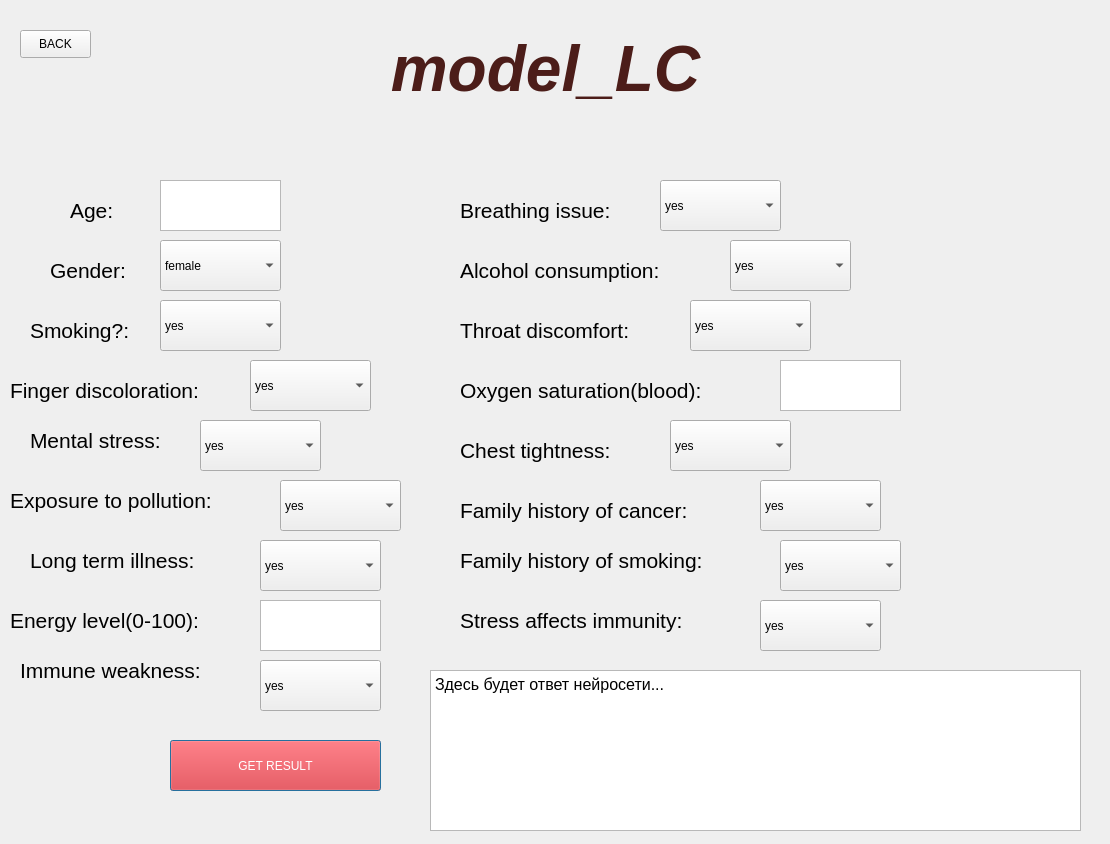
<?xml version="1.0" encoding="UTF-8"?>
<ui version="4.0">
 <class>Dialog1</class>
 <widget class="QDialog" name="Dialog1">
  <property name="geometry">
   <rect>
    <x>0</x>
    <y>0</y>
    <width>1110</width>
    <height>844</height>
   </rect>
  </property>
  <property name="windowTitle">
   <string>Dialog</string>
  </property>
  <widget class="QLabel" name="label">
   <property name="geometry">
    <rect>
     <x>310</x>
     <y>20</y>
     <width>471</width>
     <height>101</height>
    </rect>
   </property>
   <property name="styleSheet">
    <string notr="true">font: 22pt &quot;Nirmala Text Semilight&quot;;</string>
   </property>
   <property name="text">
    <string>&lt;html&gt;&lt;head/&gt;&lt;body&gt;&lt;p align=&quot;center&quot;&gt;&lt;span style=&quot; font-size:48pt; font-weight:600; font-style:italic; color:#4c1d19;&quot;&gt;model_LC&lt;/span&gt;&lt;/p&gt;&lt;/body&gt;&lt;/html&gt;</string>
   </property>
  </widget>
  <widget class="QComboBox" name="gender_box">
   <property name="geometry">
    <rect>
     <x>160</x>
     <y>240</y>
     <width>121</width>
     <height>51</height>
    </rect>
   </property>
   <property name="styleSheet">
    <string notr="true">font: 18pt &quot;Nirmala Text Semilight&quot;;</string>
   </property>
   <property name="currentText">
    <string>female</string>
   </property>
   <item>
    <property name="text">
     <string>female</string>
    </property>
   </item>
   <item>
    <property name="text">
     <string>male</string>
    </property>
   </item>
  </widget>
  <widget class="QLabel" name="label_2">
   <property name="geometry">
    <rect>
     <x>70</x>
     <y>180</y>
     <width>91</width>
     <height>61</height>
    </rect>
   </property>
   <property name="text">
    <string>&lt;html&gt;&lt;head/&gt;&lt;body&gt;&lt;p&gt;&lt;span style=&quot; font-size:16pt;&quot;&gt;Age:&lt;/span&gt;&lt;/p&gt;&lt;/body&gt;&lt;/html&gt;</string>
   </property>
  </widget>
  <widget class="QPlainTextEdit" name="TB_age">
   <property name="geometry">
    <rect>
     <x>160</x>
     <y>180</y>
     <width>121</width>
     <height>51</height>
    </rect>
   </property>
   <property name="styleSheet">
    <string notr="true">font: 18pt &quot;Nirmala Text Semilight&quot;;</string>
   </property>
   <property name="plainText">
    <string/>
   </property>
  </widget>
  <widget class="QLabel" name="label_3">
   <property name="geometry">
    <rect>
     <x>50</x>
     <y>240</y>
     <width>101</width>
     <height>61</height>
    </rect>
   </property>
   <property name="text">
    <string>&lt;html&gt;&lt;head/&gt;&lt;body&gt;&lt;p&gt;&lt;span style=&quot; font-size:16pt;&quot;&gt;Gender:&lt;/span&gt;&lt;/p&gt;&lt;/body&gt;&lt;/html&gt;</string>
   </property>
  </widget>
  <widget class="QComboBox" name="smoking_box">
   <property name="geometry">
    <rect>
     <x>160</x>
     <y>300</y>
     <width>121</width>
     <height>51</height>
    </rect>
   </property>
   <property name="styleSheet">
    <string notr="true">font: 18pt &quot;Nirmala Text Semilight&quot;;</string>
   </property>
   <property name="currentText">
    <string>yes</string>
   </property>
   <item>
    <property name="text">
     <string>yes</string>
    </property>
   </item>
   <item>
    <property name="text">
     <string>no</string>
    </property>
   </item>
  </widget>
  <widget class="QLabel" name="label_4">
   <property name="geometry">
    <rect>
     <x>30</x>
     <y>300</y>
     <width>141</width>
     <height>61</height>
    </rect>
   </property>
   <property name="text">
    <string>&lt;html&gt;&lt;head/&gt;&lt;body&gt;&lt;p&gt;&lt;span style=&quot; font-size:16pt;&quot;&gt;Smoking?:&lt;/span&gt;&lt;/p&gt;&lt;/body&gt;&lt;/html&gt;</string>
   </property>
  </widget>
  <widget class="QLabel" name="label_5">
   <property name="geometry">
    <rect>
     <x>10</x>
     <y>360</y>
     <width>251</width>
     <height>61</height>
    </rect>
   </property>
   <property name="text">
    <string>&lt;html&gt;&lt;head/&gt;&lt;body&gt;&lt;p&gt;&lt;span style=&quot; font-size:16pt;&quot;&gt;Finger discoloration:&lt;/span&gt;&lt;/p&gt;&lt;/body&gt;&lt;/html&gt;</string>
   </property>
  </widget>
  <widget class="QComboBox" name="finger_box">
   <property name="geometry">
    <rect>
     <x>250</x>
     <y>360</y>
     <width>121</width>
     <height>51</height>
    </rect>
   </property>
   <property name="styleSheet">
    <string notr="true">font: 18pt &quot;Nirmala Text Semilight&quot;;</string>
   </property>
   <property name="currentText">
    <string>yes</string>
   </property>
   <item>
    <property name="text">
     <string>yes</string>
    </property>
   </item>
   <item>
    <property name="text">
     <string>no</string>
    </property>
   </item>
  </widget>
  <widget class="QLabel" name="label_6">
   <property name="geometry">
    <rect>
     <x>30</x>
     <y>410</y>
     <width>171</width>
     <height>61</height>
    </rect>
   </property>
   <property name="text">
    <string>&lt;html&gt;&lt;head/&gt;&lt;body&gt;&lt;p&gt;&lt;span style=&quot; font-size:16pt;&quot;&gt;Mental stress:&lt;/span&gt;&lt;/p&gt;&lt;/body&gt;&lt;/html&gt;</string>
   </property>
  </widget>
  <widget class="QComboBox" name="mental_box">
   <property name="geometry">
    <rect>
     <x>200</x>
     <y>420</y>
     <width>121</width>
     <height>51</height>
    </rect>
   </property>
   <property name="styleSheet">
    <string notr="true">font: 18pt &quot;Nirmala Text Semilight&quot;;</string>
   </property>
   <property name="currentText">
    <string>yes</string>
   </property>
   <item>
    <property name="text">
     <string>yes</string>
    </property>
   </item>
   <item>
    <property name="text">
     <string>no</string>
    </property>
   </item>
  </widget>
  <widget class="QLabel" name="label_7">
   <property name="geometry">
    <rect>
     <x>10</x>
     <y>470</y>
     <width>271</width>
     <height>61</height>
    </rect>
   </property>
   <property name="text">
    <string>&lt;html&gt;&lt;head/&gt;&lt;body&gt;&lt;p&gt;&lt;span style=&quot; font-size:16pt;&quot;&gt;Exposure to pollution:&lt;/span&gt;&lt;/p&gt;&lt;/body&gt;&lt;/html&gt;</string>
   </property>
  </widget>
  <widget class="QComboBox" name="pollution_box">
   <property name="geometry">
    <rect>
     <x>280</x>
     <y>480</y>
     <width>121</width>
     <height>51</height>
    </rect>
   </property>
   <property name="styleSheet">
    <string notr="true">font: 18pt &quot;Nirmala Text Semilight&quot;;</string>
   </property>
   <property name="currentText">
    <string>yes</string>
   </property>
   <item>
    <property name="text">
     <string>yes</string>
    </property>
   </item>
   <item>
    <property name="text">
     <string>no</string>
    </property>
   </item>
  </widget>
  <widget class="QLabel" name="label_8">
   <property name="geometry">
    <rect>
     <x>30</x>
     <y>530</y>
     <width>221</width>
     <height>61</height>
    </rect>
   </property>
   <property name="text">
    <string>&lt;html&gt;&lt;head/&gt;&lt;body&gt;&lt;p&gt;&lt;span style=&quot; font-size:16pt;&quot;&gt;Long term illness:&lt;/span&gt;&lt;/p&gt;&lt;/body&gt;&lt;/html&gt;</string>
   </property>
  </widget>
  <widget class="QComboBox" name="ill_box">
   <property name="geometry">
    <rect>
     <x>260</x>
     <y>540</y>
     <width>121</width>
     <height>51</height>
    </rect>
   </property>
   <property name="styleSheet">
    <string notr="true">font: 18pt &quot;Nirmala Text Semilight&quot;;</string>
   </property>
   <property name="currentText">
    <string>yes</string>
   </property>
   <item>
    <property name="text">
     <string>yes</string>
    </property>
   </item>
   <item>
    <property name="text">
     <string>no</string>
    </property>
   </item>
  </widget>
  <widget class="QLabel" name="label_9">
   <property name="geometry">
    <rect>
     <x>10</x>
     <y>590</y>
     <width>251</width>
     <height>61</height>
    </rect>
   </property>
   <property name="text">
    <string>&lt;html&gt;&lt;head/&gt;&lt;body&gt;&lt;p&gt;&lt;span style=&quot; font-size:16pt;&quot;&gt;Energy level(0-100):&lt;/span&gt;&lt;/p&gt;&lt;/body&gt;&lt;/html&gt;</string>
   </property>
  </widget>
  <widget class="QPlainTextEdit" name="TB_energy">
   <property name="geometry">
    <rect>
     <x>260</x>
     <y>600</y>
     <width>121</width>
     <height>51</height>
    </rect>
   </property>
   <property name="styleSheet">
    <string notr="true">font: 18pt &quot;Nirmala Text Semilight&quot;;</string>
   </property>
   <property name="plainText">
    <string/>
   </property>
  </widget>
  <widget class="QLabel" name="label_10">
   <property name="geometry">
    <rect>
     <x>20</x>
     <y>640</y>
     <width>241</width>
     <height>61</height>
    </rect>
   </property>
   <property name="text">
    <string>&lt;html&gt;&lt;head/&gt;&lt;body&gt;&lt;p&gt;&lt;span style=&quot; font-size:16pt;&quot;&gt;Immune weakness:&lt;/span&gt;&lt;/p&gt;&lt;/body&gt;&lt;/html&gt;</string>
   </property>
  </widget>
  <widget class="QComboBox" name="immune_box">
   <property name="geometry">
    <rect>
     <x>260</x>
     <y>660</y>
     <width>121</width>
     <height>51</height>
    </rect>
   </property>
   <property name="styleSheet">
    <string notr="true">font: 18pt &quot;Nirmala Text Semilight&quot;;</string>
   </property>
   <property name="currentText">
    <string>yes</string>
   </property>
   <item>
    <property name="text">
     <string>yes</string>
    </property>
   </item>
   <item>
    <property name="text">
     <string>no</string>
    </property>
   </item>
  </widget>
  <widget class="QLabel" name="label_11">
   <property name="geometry">
    <rect>
     <x>460</x>
     <y>180</y>
     <width>201</width>
     <height>61</height>
    </rect>
   </property>
   <property name="text">
    <string>&lt;html&gt;&lt;head/&gt;&lt;body&gt;&lt;p&gt;&lt;span style=&quot; font-size:16pt;&quot;&gt;Breathing issue:&lt;/span&gt;&lt;/p&gt;&lt;/body&gt;&lt;/html&gt;</string>
   </property>
  </widget>
  <widget class="QComboBox" name="breath_box">
   <property name="geometry">
    <rect>
     <x>660</x>
     <y>180</y>
     <width>121</width>
     <height>51</height>
    </rect>
   </property>
   <property name="styleSheet">
    <string notr="true">font: 18pt &quot;Nirmala Text Semilight&quot;;</string>
   </property>
   <property name="currentText">
    <string>yes</string>
   </property>
   <item>
    <property name="text">
     <string>yes</string>
    </property>
   </item>
   <item>
    <property name="text">
     <string>no</string>
    </property>
   </item>
  </widget>
  <widget class="QLabel" name="label_12">
   <property name="geometry">
    <rect>
     <x>460</x>
     <y>240</y>
     <width>261</width>
     <height>61</height>
    </rect>
   </property>
   <property name="text">
    <string>&lt;html&gt;&lt;head/&gt;&lt;body&gt;&lt;p&gt;&lt;span style=&quot; font-size:16pt;&quot;&gt;Alcohol consumption:&lt;/span&gt;&lt;/p&gt;&lt;/body&gt;&lt;/html&gt;</string>
   </property>
  </widget>
  <widget class="QComboBox" name="alcohol_box">
   <property name="geometry">
    <rect>
     <x>730</x>
     <y>240</y>
     <width>121</width>
     <height>51</height>
    </rect>
   </property>
   <property name="styleSheet">
    <string notr="true">font: 18pt &quot;Nirmala Text Semilight&quot;;</string>
   </property>
   <property name="currentText">
    <string>yes</string>
   </property>
   <item>
    <property name="text">
     <string>yes</string>
    </property>
   </item>
   <item>
    <property name="text">
     <string>no</string>
    </property>
   </item>
  </widget>
  <widget class="QLabel" name="label_13">
   <property name="geometry">
    <rect>
     <x>460</x>
     <y>300</y>
     <width>231</width>
     <height>61</height>
    </rect>
   </property>
   <property name="text">
    <string>&lt;html&gt;&lt;head/&gt;&lt;body&gt;&lt;p&gt;&lt;span style=&quot; font-size:16pt;&quot;&gt;Throat discomfort:&lt;/span&gt;&lt;/p&gt;&lt;/body&gt;&lt;/html&gt;</string>
   </property>
  </widget>
  <widget class="QComboBox" name="throat_box">
   <property name="geometry">
    <rect>
     <x>690</x>
     <y>300</y>
     <width>121</width>
     <height>51</height>
    </rect>
   </property>
   <property name="styleSheet">
    <string notr="true">font: 18pt &quot;Nirmala Text Semilight&quot;;</string>
   </property>
   <property name="currentText">
    <string>yes</string>
   </property>
   <item>
    <property name="text">
     <string>yes</string>
    </property>
   </item>
   <item>
    <property name="text">
     <string>no</string>
    </property>
   </item>
  </widget>
  <widget class="QLabel" name="label_14">
   <property name="geometry">
    <rect>
     <x>460</x>
     <y>360</y>
     <width>321</width>
     <height>61</height>
    </rect>
   </property>
   <property name="text">
    <string>&lt;html&gt;&lt;head/&gt;&lt;body&gt;&lt;p&gt;&lt;span style=&quot; font-size:16pt;&quot;&gt;Oxygen saturation(blood):&lt;/span&gt;&lt;/p&gt;&lt;/body&gt;&lt;/html&gt;</string>
   </property>
  </widget>
  <widget class="QPlainTextEdit" name="TB_oxygen">
   <property name="geometry">
    <rect>
     <x>780</x>
     <y>360</y>
     <width>121</width>
     <height>51</height>
    </rect>
   </property>
   <property name="styleSheet">
    <string notr="true">font: 18pt &quot;Nirmala Text Semilight&quot;;</string>
   </property>
   <property name="plainText">
    <string/>
   </property>
  </widget>
  <widget class="QLabel" name="label_15">
   <property name="geometry">
    <rect>
     <x>460</x>
     <y>420</y>
     <width>211</width>
     <height>61</height>
    </rect>
   </property>
   <property name="text">
    <string>&lt;html&gt;&lt;head/&gt;&lt;body&gt;&lt;p&gt;&lt;span style=&quot; font-size:16pt;&quot;&gt;Chest tightness:&lt;/span&gt;&lt;/p&gt;&lt;/body&gt;&lt;/html&gt;</string>
   </property>
  </widget>
  <widget class="QComboBox" name="chest_box">
   <property name="geometry">
    <rect>
     <x>670</x>
     <y>420</y>
     <width>121</width>
     <height>51</height>
    </rect>
   </property>
   <property name="styleSheet">
    <string notr="true">font: 18pt &quot;Nirmala Text Semilight&quot;;</string>
   </property>
   <property name="currentText">
    <string>yes</string>
   </property>
   <item>
    <property name="text">
     <string>yes</string>
    </property>
   </item>
   <item>
    <property name="text">
     <string>no</string>
    </property>
   </item>
  </widget>
  <widget class="QLabel" name="label_16">
   <property name="geometry">
    <rect>
     <x>460</x>
     <y>480</y>
     <width>301</width>
     <height>61</height>
    </rect>
   </property>
   <property name="text">
    <string>&lt;html&gt;&lt;head/&gt;&lt;body&gt;&lt;p&gt;&lt;span style=&quot; font-size:16pt;&quot;&gt;Family history of cancer:&lt;/span&gt;&lt;/p&gt;&lt;/body&gt;&lt;/html&gt;</string>
   </property>
  </widget>
  <widget class="QComboBox" name="family_box">
   <property name="geometry">
    <rect>
     <x>760</x>
     <y>480</y>
     <width>121</width>
     <height>51</height>
    </rect>
   </property>
   <property name="styleSheet">
    <string notr="true">font: 18pt &quot;Nirmala Text Semilight&quot;;</string>
   </property>
   <property name="currentText">
    <string>yes</string>
   </property>
   <item>
    <property name="text">
     <string>yes</string>
    </property>
   </item>
   <item>
    <property name="text">
     <string>no</string>
    </property>
   </item>
  </widget>
  <widget class="QLabel" name="label_17">
   <property name="geometry">
    <rect>
     <x>460</x>
     <y>530</y>
     <width>321</width>
     <height>61</height>
    </rect>
   </property>
   <property name="text">
    <string>&lt;html&gt;&lt;head/&gt;&lt;body&gt;&lt;p&gt;&lt;span style=&quot; font-size:16pt;&quot;&gt;Family history of smoking:&lt;/span&gt;&lt;/p&gt;&lt;/body&gt;&lt;/html&gt;</string>
   </property>
  </widget>
  <widget class="QComboBox" name="family_smoke_box">
   <property name="geometry">
    <rect>
     <x>780</x>
     <y>540</y>
     <width>121</width>
     <height>51</height>
    </rect>
   </property>
   <property name="styleSheet">
    <string notr="true">font: 18pt &quot;Nirmala Text Semilight&quot;;</string>
   </property>
   <property name="currentText">
    <string>yes</string>
   </property>
   <item>
    <property name="text">
     <string>yes</string>
    </property>
   </item>
   <item>
    <property name="text">
     <string>no</string>
    </property>
   </item>
  </widget>
  <widget class="QLabel" name="label_18">
   <property name="geometry">
    <rect>
     <x>460</x>
     <y>590</y>
     <width>301</width>
     <height>61</height>
    </rect>
   </property>
   <property name="text">
    <string>&lt;html&gt;&lt;head/&gt;&lt;body&gt;&lt;p&gt;&lt;span style=&quot; font-size:16pt;&quot;&gt;Stress affects immunity:&lt;/span&gt;&lt;/p&gt;&lt;/body&gt;&lt;/html&gt;</string>
   </property>
  </widget>
  <widget class="QComboBox" name="stress_eff_box">
   <property name="geometry">
    <rect>
     <x>760</x>
     <y>600</y>
     <width>121</width>
     <height>51</height>
    </rect>
   </property>
   <property name="styleSheet">
    <string notr="true">font: 18pt &quot;Nirmala Text Semilight&quot;;</string>
   </property>
   <property name="currentText">
    <string>yes</string>
   </property>
   <item>
    <property name="text">
     <string>yes</string>
    </property>
   </item>
   <item>
    <property name="text">
     <string>no</string>
    </property>
   </item>
  </widget>
  <widget class="QPushButton" name="result_button">
   <property name="geometry">
    <rect>
     <x>170</x>
     <y>740</y>
     <width>211</width>
     <height>51</height>
    </rect>
   </property>
   <property name="styleSheet">
    <string notr="true">background-color: rgb(255, 0, 4);
color: rgb(255, 255, 255);
font: 22pt &quot;Nirmala UI Semilight&quot;;</string>
   </property>
   <property name="text">
    <string>GET RESULT</string>
   </property>
  </widget>
  <widget class="QTextBrowser" name="answer_LC">
   <property name="geometry">
    <rect>
     <x>430</x>
     <y>670</y>
     <width>651</width>
     <height>161</height>
    </rect>
   </property>
   <property name="styleSheet">
    <string notr="true">font: 12pt &quot;Nirmala Text Semilight&quot;;</string>
   </property>
   <property name="html">
    <string>&lt;!DOCTYPE HTML PUBLIC &quot;-//W3C//DTD HTML 4.0//EN&quot; &quot;http://www.w3.org/TR/REC-html40/strict.dtd&quot;&gt;
&lt;html&gt;&lt;head&gt;&lt;meta name=&quot;qrichtext&quot; content=&quot;1&quot; /&gt;&lt;style type=&quot;text/css&quot;&gt;
p, li { white-space: pre-wrap; }
&lt;/style&gt;&lt;/head&gt;&lt;body style=&quot; font-family:'Nirmala Text Semilight'; font-size:12pt; font-weight:400; font-style:normal;&quot;&gt;
&lt;p style=&quot; margin-top:0px; margin-bottom:0px; margin-left:0px; margin-right:0px; -qt-block-indent:0; text-indent:0px;&quot;&gt;Здесь будет ответ нейросети...&lt;/p&gt;&lt;/body&gt;&lt;/html&gt;</string>
   </property>
  </widget>
  <widget class="QPushButton" name="back_button">
   <property name="geometry">
    <rect>
     <x>20</x>
     <y>30</y>
     <width>71</width>
     <height>28</height>
    </rect>
   </property>
   <property name="styleSheet">
    <string notr="true">font: 12pt &quot;MS Shell Dlg 2&quot;;</string>
   </property>
   <property name="text">
    <string>BACK</string>
   </property>
  </widget>
 </widget>
 <resources/>
 <connections/>
</ui>
